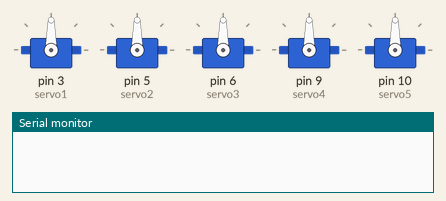
The sketch below on a simulated Arduino Uno, built with avr-gcc and run on an emulated ATmega328P. On the bench: 5 × servo, the last lines printed to the serial monitor.

Above: at 0.1 s.
At 1.1 s:
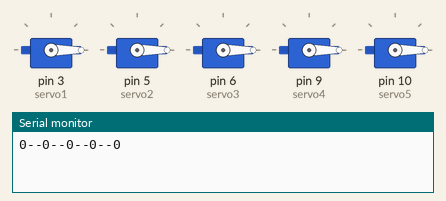
Timing chart, 0 to 2.6 s (numbered marks = the images above):
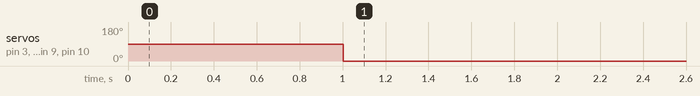

The sketch:

receiver.ino
```cpp
#include <Servo.h>
#include <SoftwareSerial.h>
#include <ArduinoJson.h>

const byte rxPin = 12;
const byte txPin = 13;
SoftwareSerial bluetooth(rxPin, txPin); //rx - tx

Servo servo1;
Servo servo2;
Servo servo3;
Servo servo4;
Servo servo5;


JsonDocument values;

void setup()
{
  Serial.begin(9600);
  bluetooth.begin(9600);
  servo1.attach(3);
  servo2.attach(5);
  servo3.attach(6);
  servo4.attach(9);
  servo5.attach(10);

}


void loop()
{


  deserializeJson(values, bluetooth);
  int servo1_pos = values["servo1pos"];
  int servo2_pos = values["servo2pos"];
  int servo3_pos = values["servo3pos"];
  int servo4_pos = values["servo4pos"];
  int servo5_pos = values["servo5pos"];

  servo1.write(servo1_pos);
  servo2.write(servo2_pos);
  servo3.write(servo3_pos);
  servo4.write(servo4_pos);
  servo5.write(servo5_pos);

  Serial.print(servo1_pos);
  Serial.print("--");
  Serial.print(servo2_pos);
  Serial.print("--");
  Serial.print(servo3_pos);
  Serial.print("--");
  Serial.print(servo4_pos);
  Serial.print("--");
  Serial.print(servo5_pos);
  Serial.println(" ");


}
```

Measured:
- by itself, servo on pin 3 (servo1), servo on pin 5 (servo2), servo on pin 6 (servo3), servo on pin 9 (servo4), servo on pin 10 (servo5): 90° → 0° at 1.0 s
